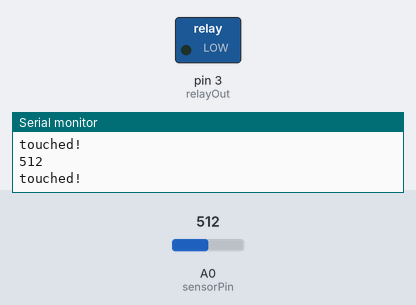
A sketch run on a simulated Arduino Uno, built with avr-gcc and run on an emulated ATmega328P. Shown: switched loads named in the sketch (green lamp = pin HIGH), the last lines printed to the serial monitor. The inputs (shaded band) are chosen by the test bench; at power-on: A0 (sensorPin) = 512.

Above: at 2.2 s.
2.3 s: A0 (sensorPin) set to 491
At 3.5 s:
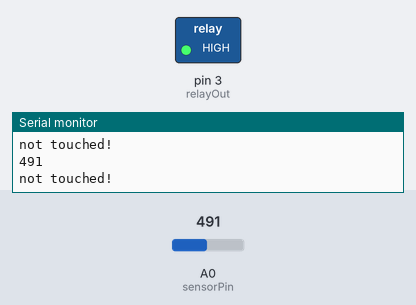
3.8 s: A0 (sensorPin) set to 510
At 5.0 s:
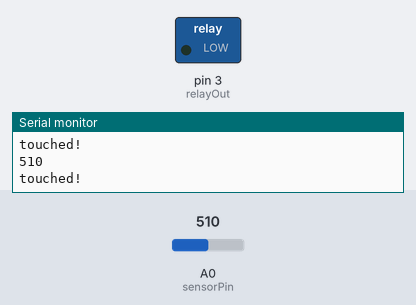
5.3 s: A0 (sensorPin) set to 490
At 6.7 s:
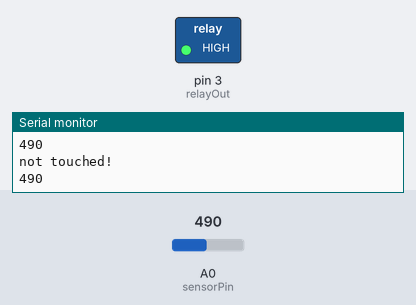
Timing chart, 0 to 11.9 s (numbered marks = the images above; inputs shaded):
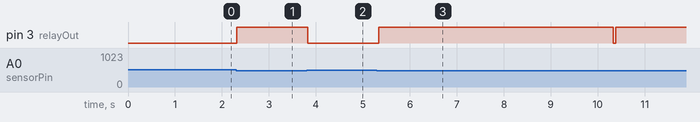

The sketch:

pillar_v3.ino
```cpp
#include <math.h>
#include <CapacitiveSensor.h>

int sensorPin = A0;
int threshold = 500;
int relayOut = 3;
int timer = 0;

void setup() {
    Serial.begin(9600);
    pinMode(3, OUTPUT);
    for (int i = 0; i < 20; i++) {
        analogRead(sensorPin);
        delay(50);
    }
}

void loop() {
    int reading = analogRead(sensorPin);
    Serial.println(reading);
    timer += 1;
    if (reading <= threshold && timer >= 100){
        digitalWrite(relayOut, LOW);
        Serial.println("self touched!");
        timer = 0;
    } else if (reading > threshold) {
        digitalWrite(relayOut, LOW);
        Serial.println("touched!");
        timer = 0;
    } else {
        digitalWrite(relayOut, HIGH);
        Serial.println("not touched!");
    }
    delay(50);
}
```

Measured:
- the behaviour switches between 501 and 500 on A0 (sensorPin) (found by bisection; images 0 and 1)
- after the input at 2.3 s, pin 3 (relayOut): LOW → HIGH at once
- after the input at 3.8 s, pin 3 (relayOut): HIGH → LOW at once
- after the input at 5.3 s, pin 3 (relayOut): LOW → HIGH at once, → LOW 5.0 s later, → HIGH 0.05 s later
